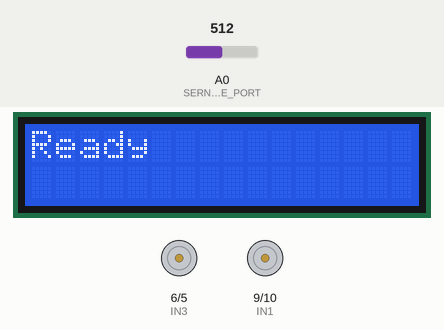
The sketch below on a simulated Arduino Nano, built with avr-gcc and run on an emulated ATmega328P. Parts: 16×2 character LCD, motor-driver pin pairs drawn as motors (green arrow = first pin HIGH = forward, orange = second pin HIGH = backward, longer = more drive). The test bench sets the inputs (shaded band); at power-on: A0 (SERNSOR_LINE_PORT) = 512.

Above: at 0.2 s.
At 3.2 s:
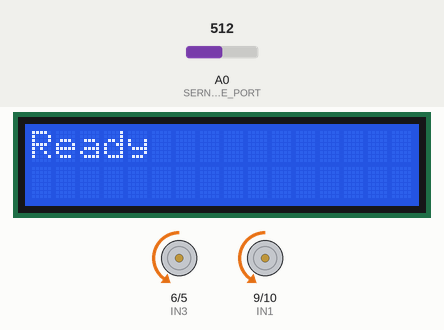
At 21.0 s:
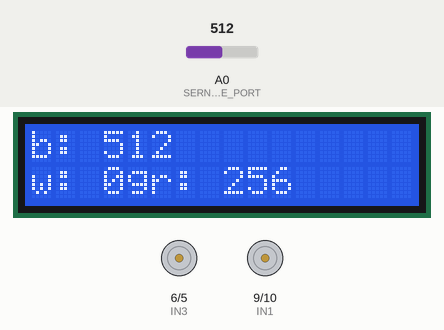
At 22.2 s:
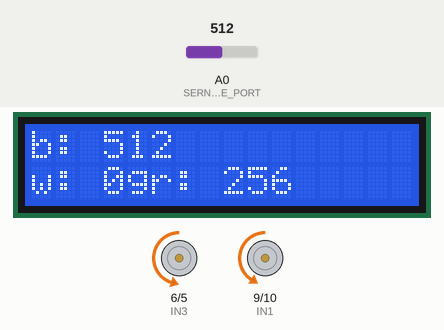
Timing chart, 0 to 23.7 s (numbered marks = the images above):
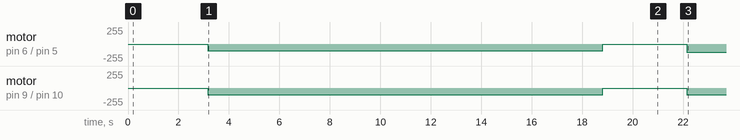

Measured:
- by itself, motor on pin 6 (IN3) / pin 5 (IN4): stopped → backward 100/255 at 3.2 s, → stopped 15.7 s later, → backward 120/255 3.3 s later
- by itself, motor on pin 9 (IN1) / pin 10 (IN2): stopped → backward 100/255 at 3.2 s, → stopped 15.7 s later, → backward 104/255 3.3 s later

The sketch:

draiver_dvigatelei_chernoi_poloci_2.ino
```cpp
#include <Wire.h>
#include <LiquidCrystal_I2C.h>
LiquidCrystal_I2C Icd(0x27, 16, 2);

int IN1 = 9;
int IN2 = 10;
int IN3 = 6;
int IN4 = 5;

#define PORT_BTN1 A7
#define SERNSOR_LINE_PORT A0
#define SERNSOR_T_PORT A1

#define BASE_SPEED 100
#define K1 0.8
#define SPEED_MAX 120

int i, gray, flag;
int white, black;

void setup()
{
  Serial.begin(9600);
  Icd.init();
  Icd.backlight();
  Icd.print("Ready");
  delay(100);

  pinMode(SERNSOR_LINE_PORT, 0);
  pinMode(SERNSOR_T_PORT, 0);
  digitalWrite(SERNSOR_LINE_PORT, 1);
  digitalWrite(SERNSOR_T_PORT, 1);
  pinMode(IN1, OUTPUT);
  pinMode(IN2, OUTPUT);
  pinMode(IN4, OUTPUT);
  pinMode(IN3, OUTPUT);
  while (digitalRead(PORT_BTN1) != 0)
  {
    white = analogRead(SERNSOR_LINE_PORT);
    delay(200);
    Icd.clear();
    Icd.setCursor(0, 0);
    Icd.print(white);
  }
  delay(2000);
  while (digitalRead(PORT_BTN1) != 0)
  {
    black = analogRead(SERNSOR_LINE_PORT);
    delay(200);
    Icd.clear();
    Icd.setCursor(0, 0);
    Icd.print(black);
  }
  delay(1000);
  while (digitalRead(PORT_BTN1) != 0)delay(100);
  analogWrite(IN2, BASE_SPEED);
  analogWrite(IN1, 0);
  analogWrite(IN3, 0);
  analogWrite(IN4, BASE_SPEED);
  int ks = 3000;
  for (int i = 0; i < ks; i++)
  {
    if (analogRead(SERNSOR_LINE_PORT) < white) white = analogRead
          (SERNSOR_LINE_PORT);
    if (analogRead(SERNSOR_LINE_PORT) > black) black = analogRead
          (SERNSOR_LINE_PORT);
    delay(5);
  }
  analogWrite(IN2, 0);
  analogWrite(IN1, 0);
  analogWrite(IN3, 0);
  analogWrite(IN4, 0);
  delay(2000);
  gray = (white + black) / 2;
  delay(100);
  Icd.clear();
  Icd.setCursor(0, 0);
  Icd.print("b: " + (String)black);
  Icd.setCursor(0,1);
  Icd.print("w: " + (String)white + "gr: " + (String)gray);
  delay(1000);
}
void loop()
{
  if (flag == 0)
  {
    while (digitalRead(PORT_BTN1) != 0)delay(100);
    delay(200);
    flag = 1;
  }
  if (flag == 1)
  {
    go_line();
  }
}
void go_line()
{
  int e = analogRead(SERNSOR_LINE_PORT) - gray;
  //int u = (K1 * e) + ((e * e * e) * 0.000001);
  int u = K1 * e;

  int _left = BASE_SPEED - u;
  int _right = BASE_SPEED + u;

  int left = constrain(_left, -SPEED_MAX, SPEED_MAX);
  int right = constrain(_right, -SPEED_MAX, SPEED_MAX);

  if (left >= 0)
  {
    analogWrite(IN2, 0);
    analogWrite(IN1, abs(left));
  }
  else
  {
    analogWrite(IN2, abs(left));
    analogWrite(IN1, 0);
  }
  if (right >= 0)
  {
    analogWrite(IN3, 0);
    analogWrite(IN4, abs(right));
  }
  else
  {
    analogWrite(IN3, abs(right));
    analogWrite(IN4, 0);
  }
}
```
